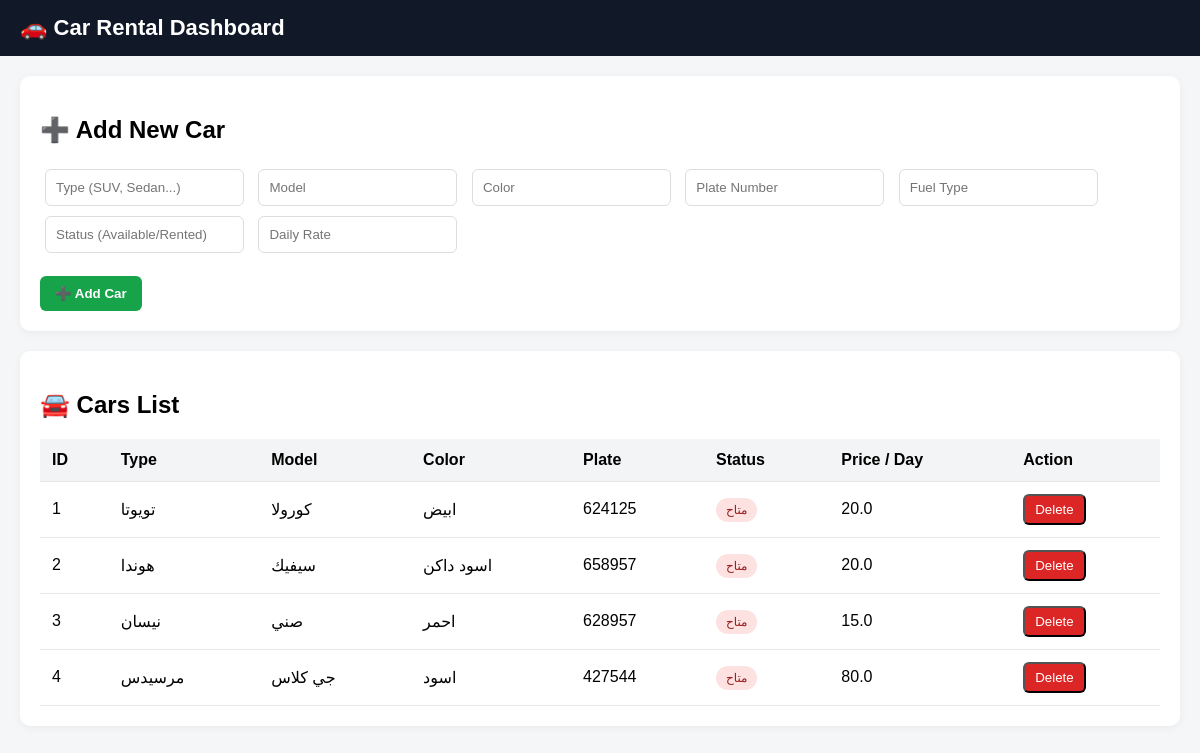
The page / on the database its author committed.
### tables this page shows
CREATE TABLE cars (
    id INTEGER PRIMARY KEY AUTOINCREMENT,
    type TEXT,
    model TEXT,
    color TEXT,
    plate TEXT,
    fuel TEXT,
    status TEXT,
    notes_image TEXT
, daily_rate REAL DEFAULT 20);

### app.py (the view)
@app.route("/")
def home():
    conn = get_db()
    cars = conn.execute("SELECT * FROM cars").fetchall()
    conn.close()
    return render_template("index.html", cars=cars)

### app.py (called while the page is built)
def get_db():
    conn = sqlite3.connect(DB_NAME)
    conn.row_factory = sqlite3.Row
    return conn

### templates/index.html (shortened to what this page needs)
<!DOCTYPE html>
<html>
<head>
</head>
<body>
<div class="navbar">
    🚗 Car Rental Dashboard
</div>
<div class="container">
    <div class="card">
        <h2>➕ Add New Car</h2>
        <form class="form" method="POST" action="/add">
            <input name="type" placeholder="Type (SUV, Sedan...)" required>
            <input name="model" placeholder="Model" required>
            <input name="color" placeholder="Color">
            <input name="plate" placeholder="Plate Number">
            <input name="fuel" placeholder="Fuel Type">
            <input name="status" placeholder="Status (Available/Rented)">
            <input name="daily_rate" placeholder="Daily Rate">
            <br><br>
            <button class="btn btn-add" type="submit">
                ➕ Add Car
            </button>
        </form>
    </div>
    <div class="card">
        <h2>🚘 Cars List</h2>
        <table>
            <tr>
                <th>ID</th>
                <th>Type</th>
                <th>Model</th>
                <th>Color</th>
                <th>Plate</th>
                <th>Status</th>
                <th>Price / Day</th>
                <th>Action</th>
            </tr>
            {% for car in cars %}
            <tr>
                <td>{{ car.id }}</td>
                <td>{{ car.type }}</td>
                <td>{{ car.model }}</td>
                <td>{{ car.color }}</td>
                <td>{{ car.plate }}</td>
                <td>
                    {% if car.status == "Available" %}
                        <span class="badge available">{{ car.status }}</span>
                    {% else %}
                        <span class="badge rented">{{ car.status }}</span>
                    {% endif %}
                </td>
                <td>{{ car.daily_rate }}</td>
                <td>
                    <a href="/delete/{{ car.id }}"
                       onclick="return confirm('Are you sure you want to delete this car?')">
                        <button class="btn-delete">Delete</button>
                    </a>
                </td>
            </tr>
            {% endfor %}
        </table>
    </div>
</div>
</body>
</html>

### templates/index.html (style rules this page uses)
body { font-family: Arial, sans-serif; margin: 0; background: #f4f6f8; }
.navbar { background: #111827; color: white; padding: 15px 20px; font-size: 22px; font-weight: bold; }
.container { padding: 20px; }
.card { background: white; padding: 20px; margin-bottom: 20px; border-radius: 10px; box-shadow: 0 2px 8px rgba(0,0,0,0.05); }
.form input { padding: 10px; margin: 5px; border: 1px solid #ddd; border-radius: 6px; }
.btn { padding: 10px 15px; border: none; border-radius: 6px; cursor: pointer; font-weight: bold; }
.btn-add { background: #16a34a; color: white; }
.btn-delete { background: #dc2626; color: white; padding: 6px 10px; border-radius: 6px; }
table { width: 100%; border-collapse: collapse; margin-top: 10px; }
th, td { padding: 12px; border-bottom: 1px solid #e5e7eb; text-align: left; }
th { background: #f3f4f6; }
.badge { padding: 5px 10px; border-radius: 20px; font-size: 12px; }
.rented { background: #fee2e2; color: #991b1b; }

### rows shown on the page
cars: id "1", type "تويوتا", model "كورولا", color "ابيض", plate "624125", status "متاح", daily_rate "20.0"
cars: id "2", type "هوندا", model "سيفيك", color "اسود داكن", plate "658957", status "متاح", daily_rate "20.0"
cars: id "3", type "نيسان", model "صني", color "احمر", plate "628957", status "متاح", daily_rate "15.0"
cars: id "4", type "مرسيدس", model "جي كلاس", color "اسود", plate "427544", status "متاح", daily_rate "80.0"
